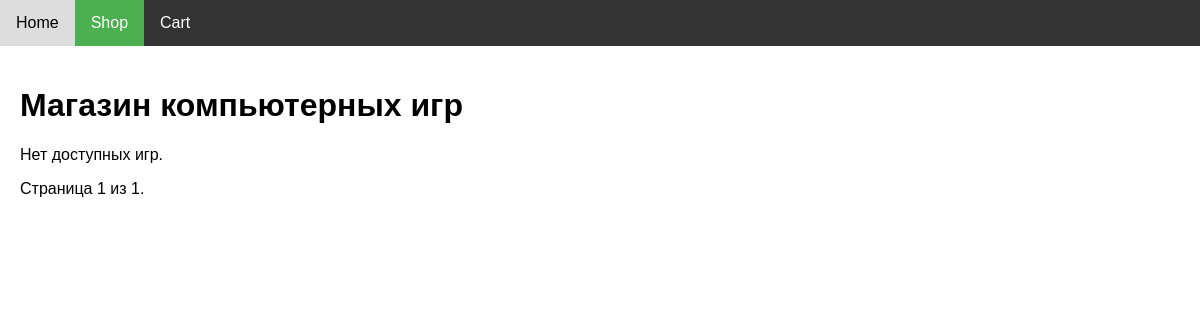
/shop/, run on an earlier commit of the app's database.
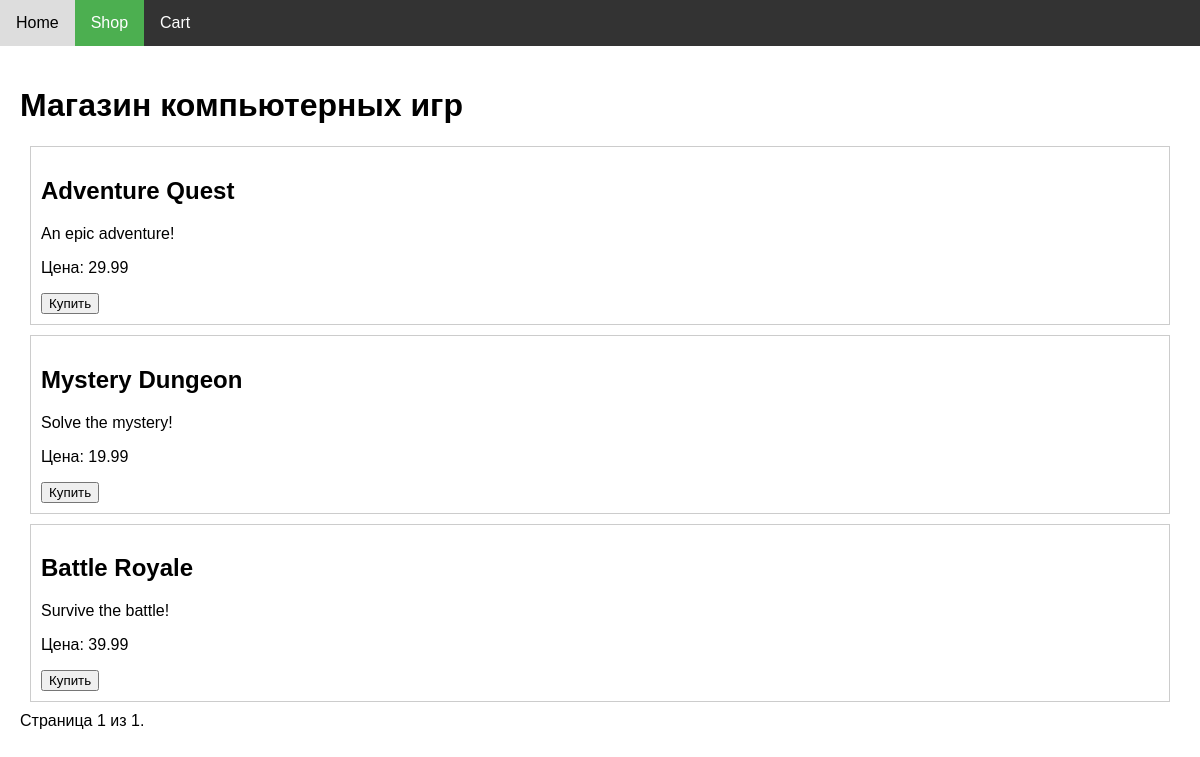
And on a later commit of the database.
### task1/models.py (models this page shows, shortened)
class Game(models.Model):
    title = models.CharField(max_length=255)  # Title of the game
    cost = models.DecimalField(max_digits=10, decimal_places=2)  # Cost of the game
    size = models.DecimalField(max_digits=10, decimal_places=2)  # Size of the game files
    description = models.TextField()  # Description of the game
    age_limited = models.BooleanField(default=False)  # Age restriction
    buyers = models.ManyToManyField(Buyer, related_name='games')  # Buyers who own the game

### task1/views.py (the view)
# urls.py: path('shop/', shop_view, name='shop'),
def shop_view(request):
    games = Game.objects.all()
    paginator = Paginator(games, 3)  # 3 games/page
    page_number = request.GET.get('page')
    page_obj = paginator.get_page(page_number)
    context = {'games': page_obj}
    return render(request, 'first_task/shop.html', context)

### task1/templates/first_task/shop.html (shortened to what this page needs)
{% extends 'first_task/base.html' %}
{% block content %}
<h1>Магазин компьютерных игр</h1>
<div id="game-list">
    {% for game in games %}
    <div class="game">
        <h2>{{ game.title }}</h2>
        <p>{{ game.description }}</p>
        <p>Цена: {{ game.cost }}</p>
        <button onclick="addToCart('{{ game.title }}', {{ game.cost }})">Купить</button>
    </div>
    {% empty %}
        <p>Нет доступных игр.</p>
    {% endfor %}
</div>
<div class="pagination">
    <span class="step-links">
        <span class="current">
            Страница {{ games.number }} из {{ games.paginator.num_pages }}.
        </span>
    </span>
</div>
{% endblock %}

### task1/templates/first_task/base.html (shortened to what this page needs)
<!DOCTYPE html>
<html lang="en">
<head>
</head>
<body>
    <div class="menu">
        <a href="{% url 'home' %}" {% if request.path == '/' or request.path == '/home/' %}class="active"{% endif %}>Home</a>
        <a href="{% url 'shop' %}" {% if request.path == '/shop/' %}class="active"{% endif %}>Shop</a>
        <a href="{% url 'cart' %}" {% if request.path == '/cart/' %}class="active"{% endif %}>Cart</a>
    </div>
    <div class="content">
        {% block content %}{% endblock %}
    </div>
</body>
</html>

### task1/templates/first_task/base.html (style rules this page uses)
body { margin: 0; font-family: sans-serif; }
.menu { background-color: #333; color: white; overflow: hidden; }
.menu a { float: left; display: block; color: white; text-align: center; padding: 14px 16px; text-decoration: none; }
.menu a.active { background-color: #4CAF50; color: white; }
.content { padding: 20px; }

### task1/templates/first_task/shop.html (style rules this page uses)
.game { border: 1px solid #ccc; padding: 10px; margin: 10px; }

What changed in the data, as far as the page shows it:
added Game: title "Adventure Quest", description "An epic adventure!", cost "29.99"
added Game: title "Mystery Dungeon", description "Solve the mystery!", cost "19.99"
added Game: title "Battle Royale", description "Survive the battle!", cost "39.99"
Also different on the page:
text no longer shown: "Нет доступных игр."
